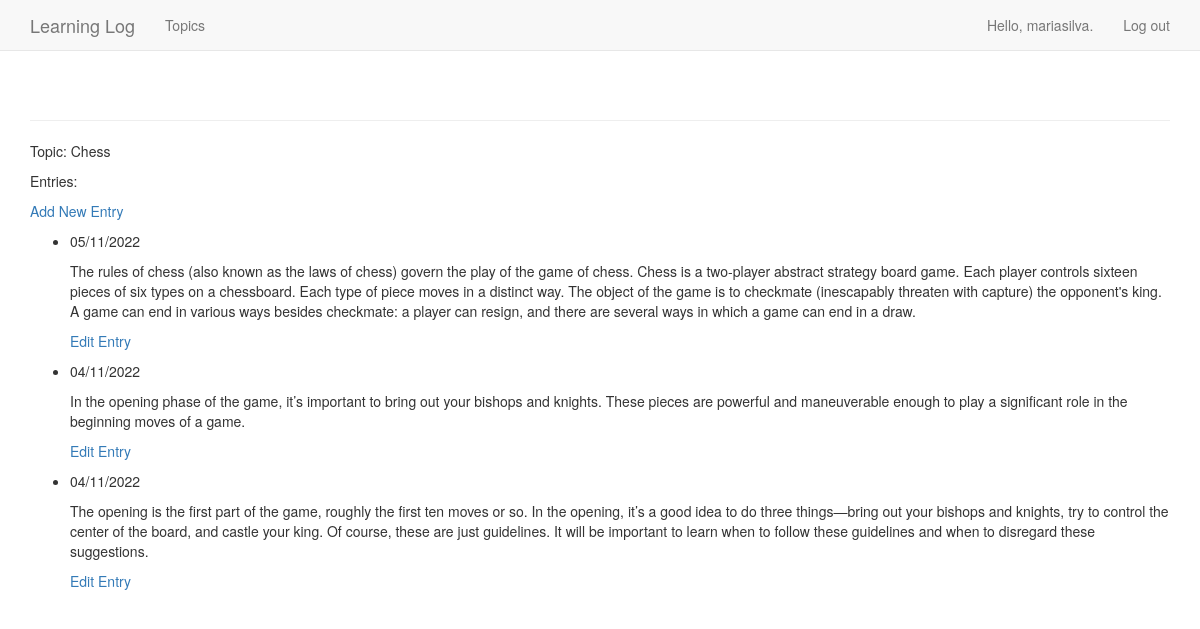
/topics/1/ (signed in), run on the app's committed database.
### learning_logs/models.py (models this page shows, shortened)
class Topic(models.Model):
    text = models.CharField(max_length=200)
    date_added = models.DateTimeField(auto_now_add=True)
    owner = models.ForeignKey(User, on_delete=models.SET_NULL, null=True)
    def __str__(self) -> str:
        return self.text

class Entry(models.Model):
    topic = models.ForeignKey(Topic, on_delete=models.SET_NULL, null=True)
    text = models.TextField()
    date_added = models.DateTimeField(auto_now_add=True)
    class Meta:
        verbose_name_plural = 'Entries'

### learning_logs/views.py (the view)
# urls.py: path('topics/<int:topic_id>/', views.topic, name='topic'), # Página de detalhes para um único assunto
@login_required(login_url='users:login', redirect_field_name='next')
def topic(request, topic_id):
    topic = Topic.objects.get(id=topic_id)
    check_topic_owner(request, topic)
    entries = topic.entry_set.order_by('-date_added')
    context = {'topic': topic, 'entries': entries}
    return render(request, 'learning_logs/pages/topic.html', context)

### utils/check_topic_owner.py (called while the page is built)
def check_topic_owner(request, topic):
    if topic.owner != request.user:
        raise Http404

### learning_logs/templates/learning_logs/pages/topic.html
{% extends 'learning_logs/pages/base.html' %}
{% block content %}
    <p>Topic: {{ topic }}</p>
    <p>Entries:</p>
    <p><a href="{% url 'learning_logs:new_entry' topic.id %}">Add New Entry</a></p>
    <ul>
        {% for entry in entries %}
            <li>
                <p>
                    {{ entry.date_added | date:"d/m/Y" }}
                </p>
                <p>
                    {{ entry.text | linebreaks }}
                </p>
                <p>
                    <a href="{% url 'learning_logs:edit_entry' entry.id %}">Edit Entry</a>
                </p>
            </li>
        {% empty %}
            <li>No topics have been added yet.</li>
        {% endfor %}
    </ul>
{% endblock content %}

### learning_logs/templates/learning_logs/pages/base.html (shortened to what this page needs)
{% load bootstrap3 %}
<!DOCTYPE html><html lang="en">
<head>
    {% bootstrap_css %}
</head>
<body>
    <nav class="navbar navbar-default navbar-static-top"> <div class="container">
        <div class="navbar-header">
            <a class="navbar-brand" href="{% url 'learning_logs:index' %}">Learning Log</a>
        </div>
        <div id="navbar" class="navbar-collapse collapse">
        <ul class="nav navbar-nav">
            <li>
                <a href="{% url 'learning_logs:topics' %}">Topics</a>
            </li>
        </ul>
        <ul class="nav navbar-nav navbar-right">
            {% if user.is_authenticated %}
                <li><a>Hello, {{ user.username }}.</a></li> <li><a href="{% url 'users:logout' %}">Log out</a></li>
            {% else %}
                <li><a href="{% url 'users:register' %}">Register</a></li> <li><a href="{% url 'users:login' %}">Log in</a></li>
            {% endif %}
        </ul> </div>
        </div>
    </nav>
<div class="container">
    <div class="page-header">{% block header %}{% endblock header %}
    </div> <div>{% block content %}{% endblock content %}
    </div>
    </div>
</body>
</html>

### data on the page
Topic: text "Chess"
Entry: date_added "05/11/2022", text "The rules of chess (also known as the laws of chess) govern the play of the game of chess. Chess is a two-player abstract strategy board game. Each player controls sixteen pieces of six types on a chessboard. Each type of piece moves in a distinct way. The object of the game is to checkmate (inescapably threaten with capture) the opponent's king. A game can end in various ways besides checkmate: a player can resign, and there are several ways in which a game can end in a draw."
Entry: date_added "04/11/2022", text "In the opening phase of the game, it’s important to bring out your bishops and knights. These pieces are powerful and maneuverable enough to play a significant role in the beginning moves of a game."
Entry: date_added "04/11/2022", text "The opening is the first part of the game, roughly the first ten moves or so. In the opening, it’s a good idea to do three things—bring out your bishops and knights, try to control the center of the board, and castle your king. Of course, these are just guidelines. It will be important to learn when to follow these guidelines and when to disregard these suggestions."

### other printed values
{{ user.username }} "mariasilva"
